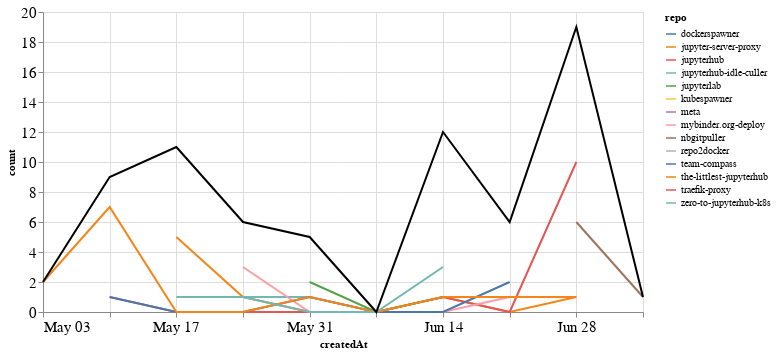

Here is the notebook cell this chart was saved with:
### Markdown cell above
## Comments

### Code cell
comments_time = comments.groupby('repo').resample('W', on='createdAt').count()['author'].reset_index()
comments_time = comments_time.rename(columns={'author': 'count'})
comments_time_total = comments_time.groupby('createdAt').agg({"count": "sum"}).reset_index()
ch1 = alt.Chart(comments_time, width=600).mark_line().encode(
    x='createdAt',
    y='count',
    color='repo',
    tooltip="repo"
)

ch2 = alt.Chart(comments_time_total, width=600).mark_line(color="black").encode(
    x='createdAt',
    y='count',
)

ch1 + ch2

### Figure 1 — Vega-Lite specification as saved in the notebook (floating-point values rounded to 4 significant figures)
{"config": {"axisLeft": {"labelFontSize": 15}, "axisBottom": {"labelFontSize": 15}}, "layer": [{"data": {"name": "data-51cfab15e844b27218e648ed4c859508"}, "mark": "line", "encoding": {"color": {"type": "nominal", "field": "repo"}, "tooltip": {"type": "nominal", "field": "repo"}, "x": {"type": "temporal", "field": "createdAt"}, "y": {"type": "quantitative", "field": "count"}}, "width": 600}, {"data": {"name": "data-6f0105728ef315f5eaf6b42d778519ba"}, "mark": {"type": "line", "color": "black"}, "encoding": {"x": {"type": "temporal", "field": "createdAt"}, "y": {"type": "quantitative", "field": "count"}}, "width": 600}], "$schema": "https://vega.github.io/schema/vega-lite/v4.8.1.json", "datasets": {"data-51cfab15e844b27218e648ed4c859508": [{"repo": "dockerspawner", "createdAt": "2020-06-14T00:00:00", "count": 4}, {"repo": "jupyter-server-proxy", "createdAt": "2020-05-17T00:00:00", "count": 5}, {"repo": "jupyter-server-proxy", "createdAt": "2020-05-24T00:00:00", "count": 1}, {"repo": "jupyter-server-proxy", "createdAt": "2020-05-31T00:00:00", "count": 0}, {"repo": "jupyter-server-proxy", "createdAt": "2020-06-07T00:00:00", "count": 0}, {"repo": "jupyter-server-proxy", "createdAt": "2020-06-14T00:00:00", "count": 1}, {"repo": "jupyter-server-proxy", "createdAt": "2020-06-21T00:00:00", "count": 0}, {"repo": "jupyter-server-proxy", "createdAt": "2020-06-28T00:00:00", "count": 1}, {"repo": "jupyterhub", "createdAt": "2020-05-10T00:00:00", "count": 1}, {"repo": "jupyterhub", "createdAt": "2020-05-17T00:00:00", "count": 0}, {"repo": "jupyterhub", "createdAt": "2020-05-24T00:00:00", "count": 0}, {"repo": "jupyterhub", "createdAt": "2020-05-31T00:00:00", "count": 0}, {"repo": "jupyterhub", "createdAt": "2020-06-07T00:00:00", "count": 0}, {"repo": "jupyterhub", "createdAt": "2020-06-14T00:00:00", "count": 1}, {"repo": "jupyterhub", "createdAt": "2020-06-21T00:00:00", "count": 0}, {"repo": "jupyterhub", "createdAt": "2020-06-28T00:00:00", "count": 10}, {"repo": "jupyterhub-idle-culler", "createdAt": "2020-05-24T00:00:00", "count": 1}, {"repo": "jupyterhub-idle-culler", "createdAt": "2020-05-31T00:00:00", "count": 1}, {"repo": "jupyterhub-idle-culler", "createdAt": "2020-06-07T00:00:00", "count": 0}, {"repo": "jupyterhub-idle-culler", "createdAt": "2020-06-14T00:00:00", "count": 1}, {"repo": "jupyterhub-idle-culler", "createdAt": "2020-06-21T00:00:00", "count": 1}, {"repo": "jupyterlab", "createdAt": "2020-05-31T00:00:00", "count": 2}, {"repo": "jupyterlab", "createdAt": "2020-06-07T00:00:00", "count": 0}, {"repo": "jupyterlab", "createdAt": "2020-06-14T00:00:00", "count": 1}, {"repo": "kubespawner", "createdAt": "2020-06-21T00:00:00", "count": 1}, {"repo": "meta", "createdAt": "2020-06-28T00:00:00", "count": 1}, {"repo": "mybinder.org-deploy", "createdAt": "2020-05-24T00:00:00", "count": 3}, {"repo": "mybinder.org-deploy", "createdAt": "2020-05-31T00:00:00", "count": 0}, {"repo": "mybinder.org-deploy", "createdAt": "2020-06-07T00:00:00", "count": 0}, {"repo": "mybinder.org-deploy", "createdAt": "2020-06-14T00:00:00", "count": 0}, {"repo": "mybinder.org-deploy", "createdAt": "2020-06-21T00:00:00", "count": 1}, {"repo": "nbgitpuller", "createdAt": "2020-06-28T00:00:00", "count": 6}, {"repo": "nbgitpuller", "createdAt": "2020-07-05T00:00:00", "count": 1}, {"repo": "repo2docker", "createdAt": "2020-05-17T00:00:00", "count": 1}, {"repo": "team-compass", "createdAt": "2020-05-10T00:00:00", "count": 1}, {"repo": "team-compass", "createdAt": "2020-05-17T00:00:00", "count": 0}, {"repo": "team-compass", "createdAt": "2020-05-24T00:00:00", "count": 0}, {"repo": "team-compass", "createdAt": "2020-05-31T00:00:00", "count": 1}, {"repo": "team-compass", "createdAt": "2020-06-07T00:00:00", "count": 0}, {"repo": "team-compass", "createdAt": "2020-06-14T00:00:00", "count": 0}, {"repo": "team-compass", "createdAt": "2020-06-21T00:00:00", "count": 2}, {"repo": "the-littlest-jupyterhub", "createdAt": "2020-05-03T00:00:00", "count": 2}, {"repo": "the-littlest-jupyterhub", "createdAt": "2020-05-10T00:00:00", "count": 7}, {"repo": "the-littlest-jupyterhub", "createdAt": "2020-05-17T00:00:00", "count": 0}, {"repo": "the-littlest-jupyterhub", "createdAt": "2020-05-24T00:00:00", "count": 0}, {"repo": "the-littlest-jupyterhub", "createdAt": "2020-05-31T00:00:00", "count": 1}, {"repo": "the-littlest-jupyterhub", "createdAt": "2020-06-07T00:00:00", "count": 0}, {"repo": "the-littlest-jupyterhub", "createdAt": "2020-06-14T00:00:00", "count": 1}, {"repo": "the-littlest-jupyterhub", "createdAt": "2020-06-21T00:00:00", "count": 1}, {"repo": "the-littlest-jupyterhub", "createdAt": "2020-06-28T00:00:00", "count": 1}, {"repo": "traefik-proxy", "createdAt": "2020-05-17T00:00:00", "count": 4}, {"repo": "zero-to-jupyterhub-k8s", "createdAt": "2020-05-17T00:00:00", "count": 1}, {"repo": "zero-to-jupyterhub-k8s", "createdAt": "2020-05-24T00:00:00", "count": 1}, {"repo": "zero-to-jupyterhub-k8s", "createdAt": "2020-05-31T00:00:00", "count": 0}, {"repo": "zero-to-jupyterhub-k8s", "createdAt": "2020-06-07T00:00:00", "count": 0}, {"repo": "zero-to-jupyterhub-k8s", "createdAt": "2020-06-14T00:00:00", "count": 3}], "data-6f0105728ef315f5eaf6b42d778519ba": [{"createdAt": "2020-05-03T00:00:00", "count": 2}, {"createdAt": "2020-05-10T00:00:00", "count": 9}, {"createdAt": "2020-05-17T00:00:00", "count": 11}, {"createdAt": "2020-05-24T00:00:00", "count": 6}, {"createdAt": "2020-05-31T00:00:00", "count": 5}, {"createdAt": "2020-06-07T00:00:00", "count": 0}, {"createdAt": "2020-06-14T00:00:00", "count": 12}, {"createdAt": "2020-06-21T00:00:00", "count": 6}, {"createdAt": "2020-06-28T00:00:00", "count": 19}, {"createdAt": "2020-07-05T00:00:00", "count": 1}]}}
